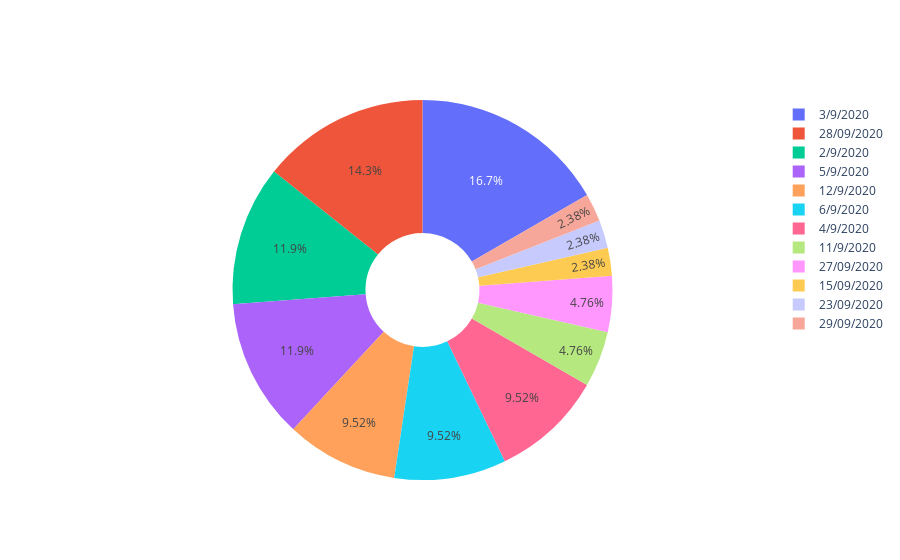

Notebook code cell kept with this figure:
### Markdown cell above
##### Servicing dates and No.of services done in respective dates

### Code cell
fig = go.Figure(data=[go.Pie(labels=crowd.date, values=crowd.dense, hole=.3)])
fig.show()

### Figure 1 — Plotly figure (JSON) as saved in the notebook; plotly's stock layout.template omitted (floating-point values rounded to 4 significant figures)
{"data": [{"hole": 0.3, "labels": ["3/9/2020", "28/09/2020", "2/9/2020", "5/9/2020", "12/9/2020", "6/9/2020", "4/9/2020", "11/9/2020", "27/09/2020", "15/09/2020", "23/09/2020", "29/09/2020"], "type": "pie", "values": [7, 6, 5, 5, 4, 4, 4, 2, 2, 1, 1, 1]}], "layout": {}}
